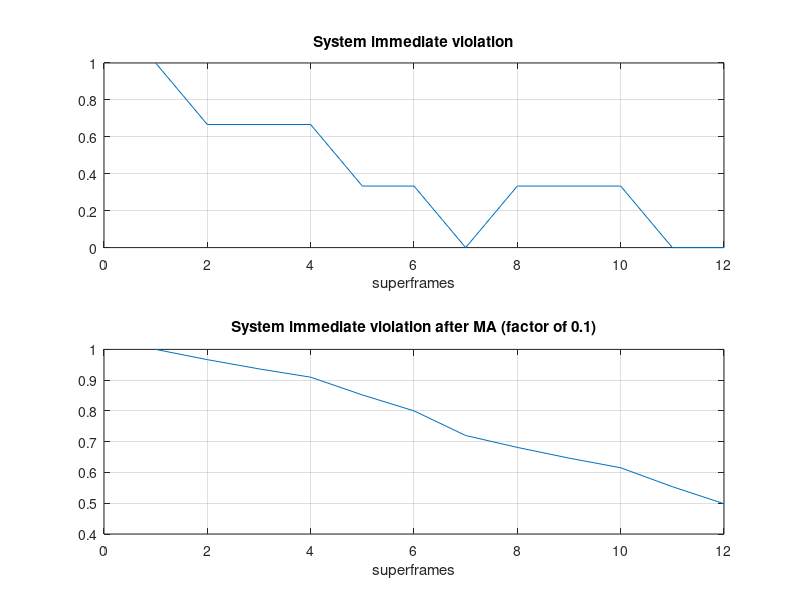

Write the MATLAB code that produced this figure.
a1 = cell2mat({1,1,0,1,0,0,0,1,0,0,0,0})
a2 = cell2mat({1,1,1,0,1,0,0,0,1,0,0,0})
a3 = cell2mat({1,0,1,1,0,1,0,0,0,1,0,0})

for i=1:12
  y(1,i)=(a1(1,i)+a2(1,i)+a3(1,i))/3
endfor
for i=1:12
  if (i<2)
     z(1,i)=y(1,i)
  else
     z(1,i)=0.1*(y(1,i))+0.9*(z(1,i-1))
  endif
endfor

x=1:1:12

figure(1)
subplot(2,1,1)
plot(x,y)
grid("on")
xlabel("superframes")
title("System immediate violation")
subplot(2,1,2)
plot(x,z)
grid("on")
xlabel("superframes")
title("System immediate violation after MA (factor of 0.1)")
